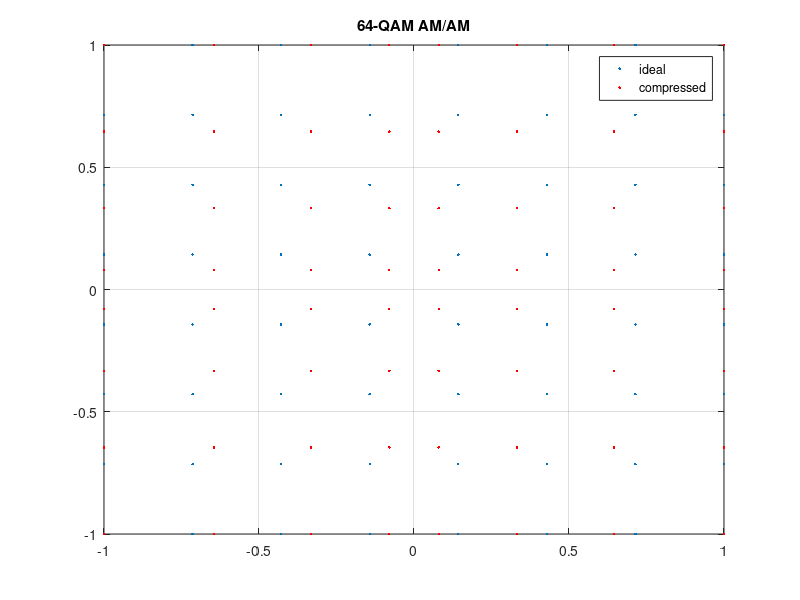

This figure's MATLAB source:
% 64-QAM + AM/AM
% Компрессия внешних точек

alpha = 1.3;
step6 = 2*(0:7)/7 - 1;
[Ix6, Iy6] = meshgrid(step6, step6);
Iq6 = Ix6(:) + 1i*Iy6(:);
comp = sign(real(Iq6)).*abs(real(Iq6)).^alpha + 1i*sign(imag(Iq6)).*abs(imag(Iq6)).^alpha;
figure;
plot(real(Iq6), imag(Iq6), '.', real(comp), imag(comp), 'r.');
legend('ideal','compressed'); title('64-QAM AM/AM'); grid on;

%{
@play
{
 "title": "64-QAM + AM/AM",
 "groups": [
  {
   "name": "Amplifier",
   "controls": [
    {
     "var": "alpha",
     "label": "Order",
     "min": 0.8,
     "max": 1.5,
     "step": 0.05,
     "default": 1.3
    }
   ]
  }
 ]
}
%}
